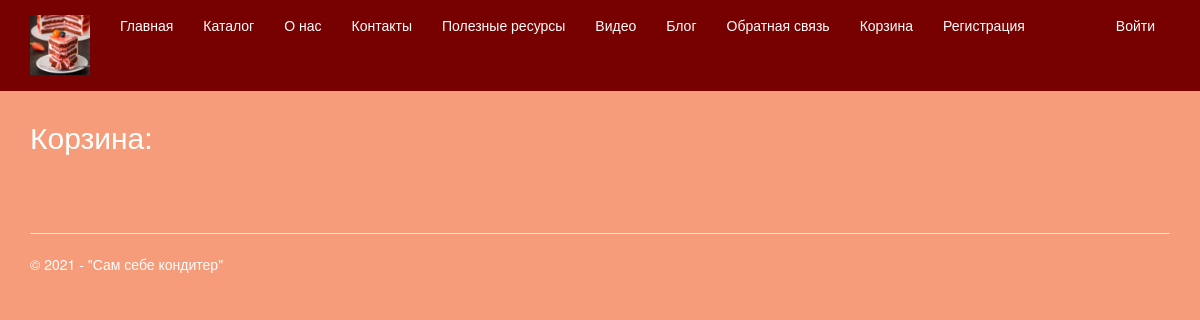
Before: /trash with the older database file.
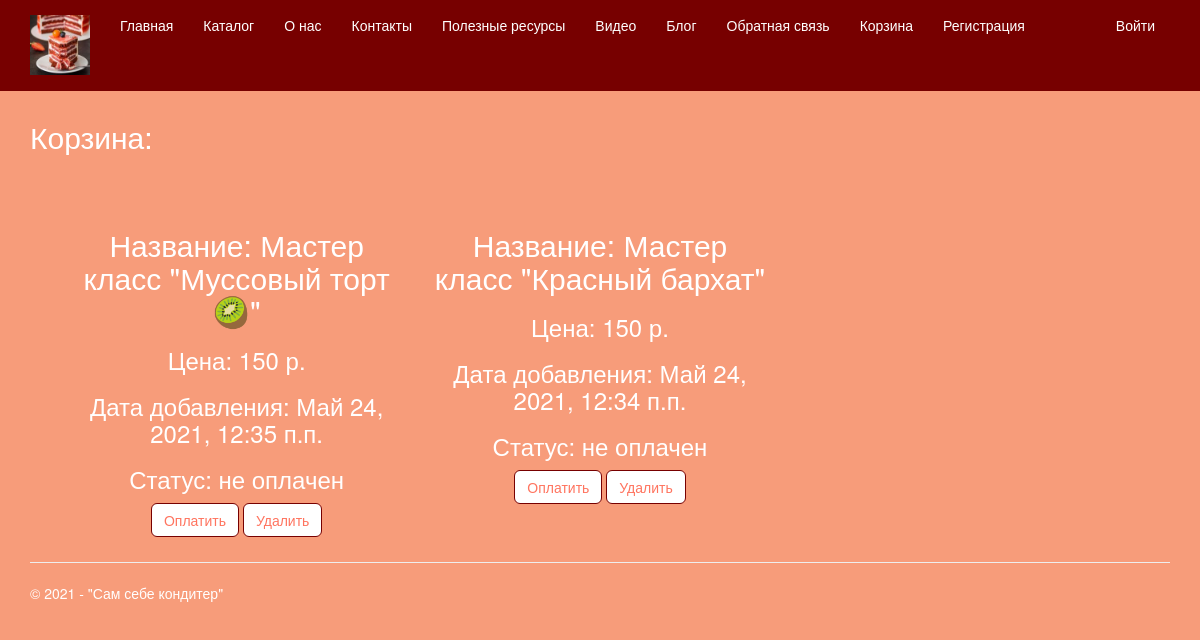
After: the same page with the newer database file.
### app/models.py (models this page shows, shortened)
class Products(models.Model):
    title = models.CharField(max_length = 100, verbose_name = "Название")
    description = models.TextField(verbose_name = "Описание")
    price = models.CharField(max_length = 100, verbose_name = "Цена")
    image = models.FileField(default = 'temp.jpg', verbose_name = "Путь к картинке")
    class Meta:
        db_table = "Products" # имя таблицы для модели
        ordering = ["title"] # порядок сортировки данных в модели ("-" означает по убыванию)
        verbose_name = "Товар" # имя, под которым модель будет отображаться в административном разделе (для одной статьи блога)
        verbose_name_plural = "Товар" # тоже для всех статей блога

class Orders(models.Model):
    date = models.DateTimeField(default = datetime.now(), db_index = True, verbose_name = "Дата")
    author = models.ForeignKey(User, on_delete = models.CASCADE, verbose_name = "Клиент")
    post = models.ForeignKey(Products, on_delete = models.CASCADE, verbose_name = "Товар")
    ready = models.BooleanField(default = False, verbose_name = "Статус")
    class Meta:
        db_table = "Orders" # имя таблицы для модели
        verbose_name = "Заказ" # имя, под которым модель будет отображаться в административном разделе (для одной статьи блога)
        verbose_name_plural = "Заказ" # тоже для всех статей блога
        ordering = ["-id"] # порядок сортировки данных в модели ("-" означает по убыванию)

### app/views.py (the view)
# urls.py: url(r'^trash$', app.views.trash, name='trash'),
def trash(request):
    assert isinstance(request, HttpRequest)
    posts = Orders.objects.all() # запрос на выбор всех заказов из модели
    posts_1 = Products.objects.all()
    return render(
        request,
        'app/trash.html',
        {
        'posts': posts, # передача списка заказов веб-страницы
        'posts_1': posts_1, # передача списка заказов веб-страницы
        'year':datetime.now().year,
        }
)

### app/templates/app/trash.html
﻿{% extends "app/layout.html" %}
{% block content %}
<h2>Корзина:</h2> <br />
<div class="row">
{% for post in posts %}
    <div class="col-md-4">
        {% for post_1 in posts_1 %}
            {% if post.post_id == post_1.id %}
                <h2>Название: {{post_1.title}} </h2>
                <h3>Цена: {{post_1.price}} </h3>
            {% endif %}
        {% endfor %}
        <h3>Дата добавления: {{post.date}} </h3>
        <h3>Статус: {% if post.ready %} оплачен {% else %} не оплачен {% endif %}</h3>
        <a href="{% url 'buyproduct' bid=post.id %}" class="btn btn-default">Оплатить</a>
        <a href="{% url 'delproduct' did=post.id %}" class="btn btn-default">Удалить</a>
    </div>
{% endfor %}
</div>
{% endblock %}

Changed rows visible on the page:
added Orders: date "Май 24, 2021, 12:35 п.п.", ready "не оплачен"
added Products: title "Мастер класс \"Муссовый торт 🥝\"", price "150 р.", shown under "Май 24, 2021, 12:35 п.п."
added Orders: date "Май 24, 2021, 12:34 п.п.", ready "не оплачен"
added Products: title "Мастер класс \"Красный бархат\"", price "150 р.", shown under "Май 24, 2021, 12:34 п.п."
